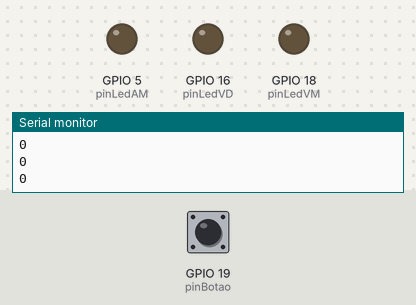
Recording of a program running on a simulated ESP32. Parts: output pins drawn as LEDs (lit = HIGH), the last lines printed to the serial monitor. The inputs (shaded band) are chosen by the test bench; at power-on: GPIO 19 (pinBotao) LOW.

Above: at 1.2 s.
1.3 s: GPIO 19 (pinBotao) pulled HIGH for 0.15 s
At 1.7 s:
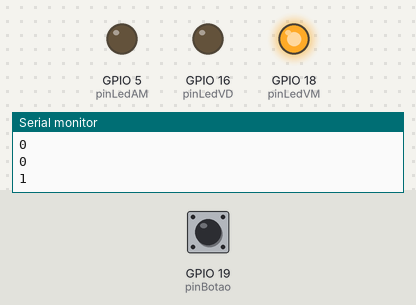
At 11.6 s:
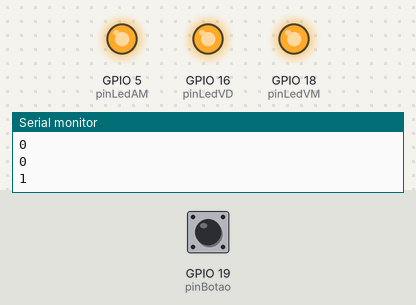
Timing chart, 0 to 16.4 s (numbered marks = the images above; inputs shaded):
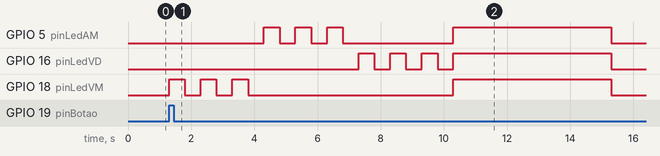

The program:

main.cpp
```cpp
#include <Arduino.h>

const int pinBotao = 19;
int estadoBotao;
const int pinLedVM = 18;
const int pinLedAM = 5;
const int pinLedVD = 16;

void setup() {
Serial.begin(921600);

 pinMode(pinBotao, INPUT);
 pinMode(pinLedVM, OUTPUT);
 pinMode(pinLedAM, OUTPUT);
 pinMode(pinLedVD, OUTPUT);

}

void loop() {

 estadoBotao = digitalRead(pinBotao);

 Serial.println(estadoBotao);

 if(estadoBotao == HIGH){

  for(int i=0; i<3; i++){

     digitalWrite(pinLedVM, HIGH);
     delay(500);
     digitalWrite(pinLedVM, LOW);
     delay(500);
     }


     for(int i=0; i<3; i++){
     digitalWrite(pinLedAM, HIGH);
     delay(500);
     digitalWrite(pinLedAM, LOW);
     delay(500);


    }

     for(int i=0; i<3; i++){
     digitalWrite(pinLedVD, HIGH);
     delay(500);
     digitalWrite(pinLedVD, LOW);
     delay(500);


     if(i == 2){
     digitalWrite(pinLedVM, HIGH);
     digitalWrite(pinLedAM, HIGH);
     digitalWrite(pinLedVD, HIGH);
     delay(5000);
     digitalWrite(pinLedVM, LOW);
     digitalWrite(pinLedAM, LOW);
     digitalWrite(pinLedVD, LOW);
    }
   }
 }
  else{
    digitalWrite(pinLedVM, LOW);
    digitalWrite(pinLedAM, LOW);
    digitalWrite(pinLedVD, LOW);
 }
}
```

Measured:
- after the input at 1.3 s, GPIO 5 (pinLedAM): LOW → HIGH after 3.0 s, → LOW 0.50 s later, → HIGH 0.50 s later, → LOW 0.50 s later, … (8 changes in this stretch); GPIO 16 (pinLedVD): goes 3 × (HIGH 0.50 s, LOW 0.50 s), HIGH 5.0 s, then LOW, starting after 6.0 s
